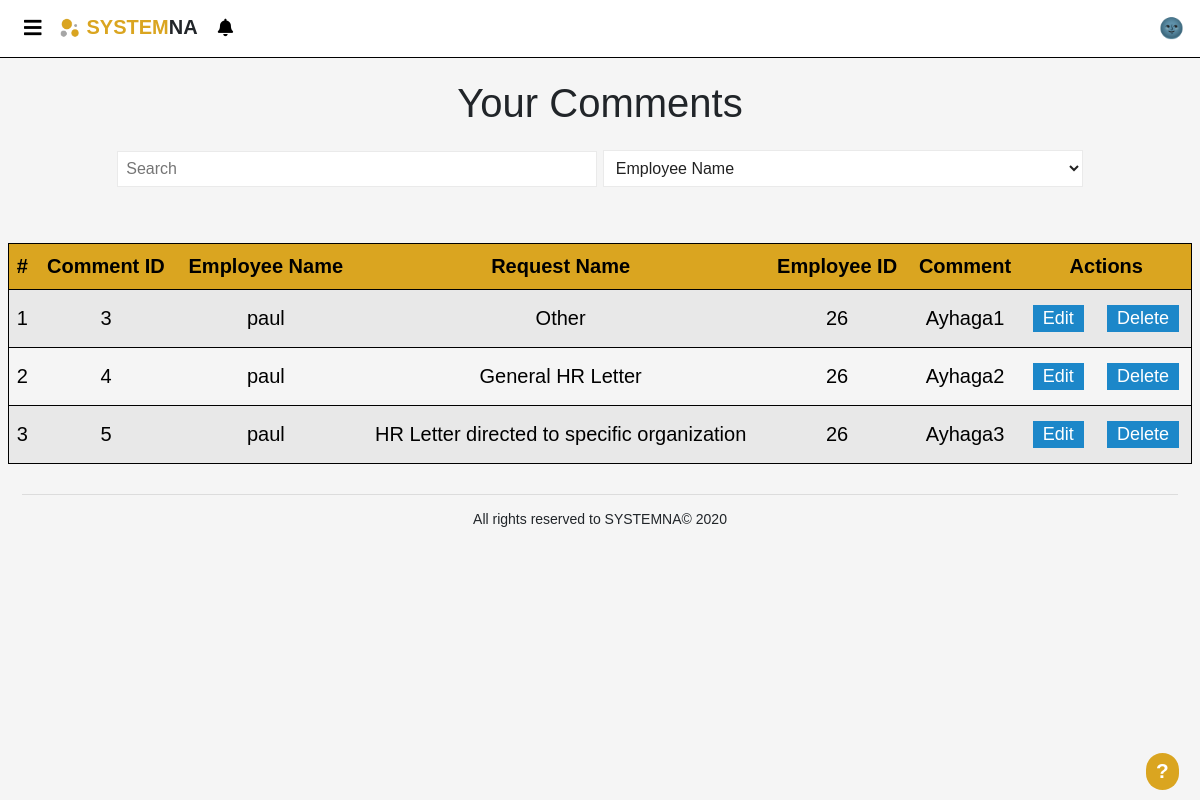
/pages/viewComment.php (signed in), run on the app's committed database.
### tables this page shows
CREATE TABLE `comment` (
  `Comment_id` int(11) NOT NULL,
  `Comment_value` text NOT NULL,
  `user_id` int(11) NOT NULL,
  `Request_id` int(11) NOT NULL
);

CREATE TABLE `employee` (
  `id` int(11) NOT NULL,
  `fullname` varchar(255) DEFAULT NULL,
  `username` varchar(255) NOT NULL,
  `password` varchar(255) NOT NULL,
  `email` varchar(255) NOT NULL,
  `phone` varchar(255) NOT NULL,
  `ssn` varchar(255) NOT NULL,
  `start_date` date NOT NULL,
  `accepted` tinyint(1) DEFAULT NULL,
  `active` tinyint(1) DEFAULT NULL,
  `privilege` varchar(255) DEFAULT NULL
);

CREATE TABLE `requests` (
  `Request_id` int(50) NOT NULL,
  `emp_id` int(11) NOT NULL,
  `Status` tinyint(1) DEFAULT NULL,
  `priority` tinyint(1) NOT NULL,
  `salary` tinyint(1) NOT NULL,
  `date` timestamp NOT NULL DEFAULT current_timestamp(),
  `additional_info` varchar(200) NOT NULL,
  `type_name` varchar(255) NOT NULL
);

### DB/Database.php (called while the page is built, shortened)
<?php
class Database
{
    private $host = 'localhost';
    private $user = 'root';
    private $pass = '';
    private $dbName = 'hr_system';
    private $dbh;
    private $stmt;
    public function __construct()
    {
        $dsn = "mysql:host=".$this->host.";dbname=".$this->dbName;
        $options = array(
            PDO::ATTR_PERSISTENT => true,
            PDO::ATTR_ERRMODE => PDO::ERRMODE_EXCEPTION
        );
        try
        {
            $this->dbh = new PDO($dsn,$this->user,$this->pass,$options);
        }catch(PDOException $e)
        {
            echo "<br><div style='text-align: center;'>ERROR! Please try again later</div>";
            $_SESSION['error'] = 'error in DB';
            error_log("error in DB page");
            exit;
        }
    }
    public function query($sql)
    {
        $this->stmt = $this->dbh->prepare($sql);
    }
    public function execute()
    {
        return $this->stmt->execute();
    }
    public function getdata()
    {
        $this->execute();
        return $this->stmt->fetchAll(PDO::FETCH_OBJ);
    }
    public function numRows()
    {
        return $this->stmt->rowCount();
    }
}
?>

### pages/viewComment.php (the view, shortened to what this page needs)
<?php
include "../template/header.php";
?>
<br>
<div style="text-align: center;">
    <h1 style="font-family: sans-serif;" id="QCtitle">Your Comments</h1>
    <input type="text" id='QCtblsearch' class='tblsearch' placeholder='Search'>
    <select id='choice' class='tblselect'>
        <option value="empname">Employee Name</option>
    </select>
</div>
<table id='Display' class="QCTbl">
    <tr id='must'>
        <th>#</th>
        <th>Comment ID</th>
        <th>Employee Name</th>
        <th>Request Name</th>
        <th>Employee ID</th>
        <th>Comment</th>
        <th colspan="4">Actions</th>
    </tr>
    <?php
    function check($c){
        return $c;
    }
    try
    {
        $sql="
      SELECT comment.Comment_id , comment.Comment_value , comment.user_id , requests.type_name , employee.username
      FROM comment INNER JOIN employee
      ON comment.user_id = employee.id
      INNER JOIN requests
      ON comment.Request_id = requests.Request_id;
        ";
        $DB->query($sql);
        $DB->execute();
        $y = 0;
        if($DB->numRows() > 0)
        {
            for($i=0;$i<$DB->numRows();$i++)
            {
                $x = $DB->getdata();
                $y++;
                $EmpName = check($x[$i]->username);
                $id = check($x[$i]->Comment_id);
                $RequestName =check($x[$i]->type_name);
                $Empid = check($x[$i]->user_id);
                $Comment = check($x[$i]->Comment_value);
                echo  "<tr>";
                echo "<td>{$y}</td>";
                echo "
                <td>{$id}</td>
                <td>{$EmpName}</td>
                <td>{$RequestName}</td>
                <td>{$Empid}</td>
                <td>{$Comment}</td>
                ";
    ?>
    <td colspan="2"><a href="../operations/EditComment.php?id=<?php echo $x[$i]->Comment_id ;?> " class='EditBtn1'>Edit</a></td>
    <td colspan="3"><a id="id=<?php echo $x[$i]->Comment_id ;?>" href="../operations/DeleteComment.php" class='deleteConfirmation EditBtn'>Delete</a></td>
    <?php
                echo "</tr>";
            }
        }
        else {
            echo "<td colspan='9'>- No data to show -</td>";
        }
    }
    catch(Exception $e)
    {
        $_SESSION['error'] = 'error in sql';
        echo "<br><div class='alert alert-danger' style='text-align: center;'>ERROR! Please try again later</div>";
        error_log("Error while viewing comment table");
    }?>
</table>
<?php include "../template/footer.php"; ?>

### css/style.css (style rules this page uses)
* { margin: 0px; font-family: sans-serif; }
td, th { text-align: center; padding: 11px 7px; }
#Display tr, #tblRequests tr { color: black; border: 1px solid black; }
#Display tr:nth-child(1), #tblRequests tr:nth-child(1) { background: #DAA520; color: black; }
#Display tr:nth-child(even), #tblRequests tr:nth-child(even) { background: #e8e8e8; color: black; }
.EditBtn, .EditBtn1, .modify { background-color: #1c87c9; border: none; color: white; padding: 3px 10px; text-align: center; text-decoration: none; display: inline-block; font-size: 0.9em; margin: 4px 2px; cursor: pointer; }
#Display, #tblRequests { margin-top: 7vh; border-collapse: collapse; border: 1px solid black; width: 100%; text-align: center; position: relative; display: table; }
.tblsearch, .tblselect { width: 40vw; background: #fff; color: #222; border: 1px solid #eaeaea; padding: 8px 8px; font-size: 12pt; margin-top: 2vh; display: inline; }

### css/popup.css (style rules this page uses)
.popup-notification .popup-close:hover , { color:gold; }

### template/help.php (style rules this page uses)
* { line-height: normal !important; }

### data on the page
comment: Comment_id "3", user.username "paul", Request.type_name "Other", user "26", Comment_value "Ayhaga1"
comment: Comment_id "4", user.username "paul", Request.type_name "General HR Letter", user "26", Comment_value "Ayhaga2"
comment: Comment_id "5", user.username "paul", Request.type_name "HR Letter directed to specific organization", user "26", Comment_value "Ayhaga3"
